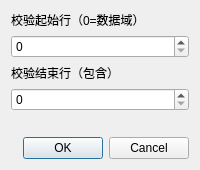
<?xml version='1.0' encoding='utf-8'?>
<ui version="4.0">
 <class>FormFrameSettings</class>
 <widget class="QDialog" name="FormFrameSettings">
  <property name="windowTitle">
   <string>校验范围</string>
  </property>
  <layout class="QVBoxLayout" name="layout">
   <item>
    <widget class="QLabel" name="label_start">
     <property name="text">
      <string>校验起始行（0=数据域）</string>
     </property>
    </widget>
   </item>
   <item>
    <widget class="QSpinBox" name="spin_start">
     <property name="toolTip">
      <string>起止行均为 0 时使用数据域。</string>
     </property>
    </widget>
   </item>
   <item>
    <widget class="QLabel" name="label_end">
     <property name="text">
      <string>校验结束行（包含）</string>
     </property>
    </widget>
   </item>
   <item>
    <widget class="QSpinBox" name="spin_end">
     <property name="toolTip">
      <string>包含结束行，自动排除校验字段。</string>
     </property>
    </widget>
   </item>
   <item>
    <widget class="QLabel" name="label_status">
     <property name="text">
      <string />
     </property>
     <property name="wordWrap">
      <bool>true</bool>
     </property>
    </widget>
   </item>
   <item>
    <widget class="QDialogButtonBox" name="buttons">
     <property name="standardButtons">
      <set>QDialogButtonBox::Ok|QDialogButtonBox::Cancel</set>
     </property>
    </widget>
   </item>
  </layout>
 </widget>
 <resources />
 <connections />
</ui>
